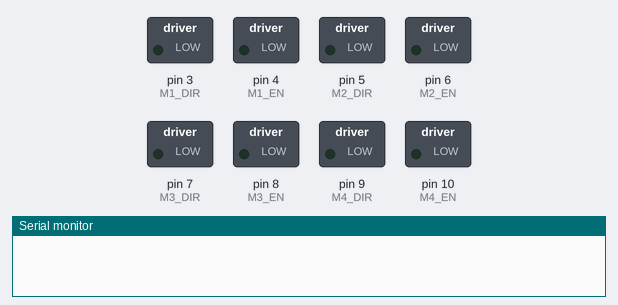
This sketch was run on a simulated Arduino Uno, built with avr-gcc and run on an emulated ATmega328P. On the bench: switched loads named in the sketch (green lamp = pin HIGH), the last lines printed to the serial monitor.

Above: at 0.1 s.
At 5.1 s:
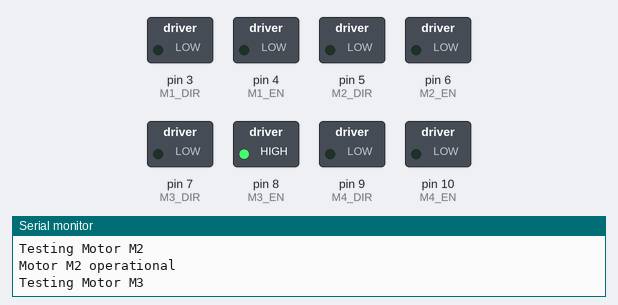
At 9.6 s:
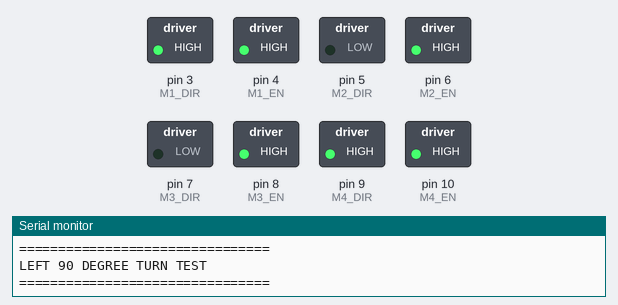
At 11.1 s:
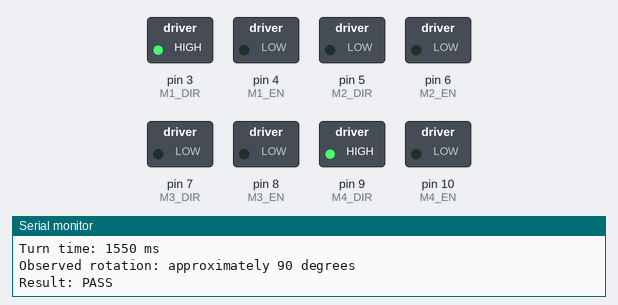
At 12.6 s:
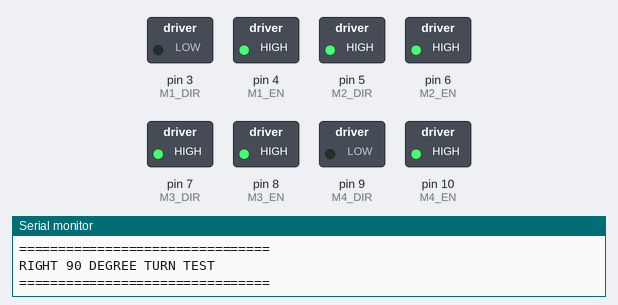
At 13.9 s:
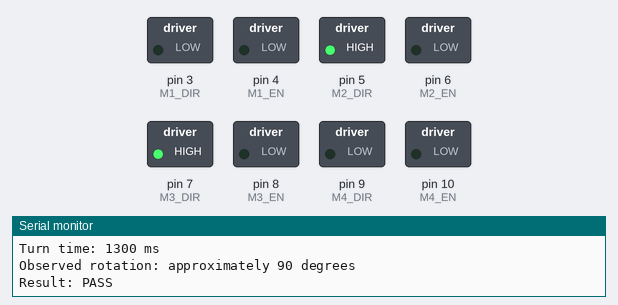
Timing chart, 0 to 15.4 s (numbered marks = the images above):
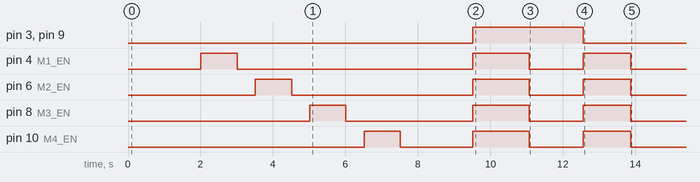

The sketch:

Motor_Control.ino
```cpp
// MOTOR UNIT TEST
// Arduino Due + Cytron Motor Driver

const int M1_DIR = 3;
const int M1_EN  = 4;

const int M2_DIR = 5;
const int M2_EN  = 6;

const int M3_DIR = 7;
const int M3_EN  = 8;

const int M4_DIR = 9;
const int M4_EN  = 10;

const int TEST_SPEED = 255;


// TURN CALIBRATION


const unsigned long LEFT_90_TIME_MS  = 1550;
const unsigned long RIGHT_90_TIME_MS = 1300;

const unsigned long TEST_PAUSE_MS = 1500;


const int NUM_SPEED_TRIALS = 10;

float speedTrials[NUM_SPEED_TRIALS] = {
  27.8,
  28.1,
  27.6,
  28.4,
  28.0,
  27.9,
  28.2,
  27.7,
  28.3,
  28.1
};

const int NUM_TURN_TRIALS = 10;

float turnErrors[NUM_TURN_TRIALS] = {
  2.1,
  2.8,
  3.4,
  1.9,
  4.2,
  2.7,
  3.0,
  2.4,
  4.0,
  2.6
};

// MOTOR FUNCTIONS

void stopAll() {

  analogWrite(M1_EN, 0);
  analogWrite(M2_EN, 0);
  analogWrite(M3_EN, 0);
  analogWrite(M4_EN, 0);
}


void setMotorSpeed(int speedValue) {

  speedValue = constrain(speedValue, 0, 255);

  analogWrite(M1_EN, speedValue);
  analogWrite(M2_EN, speedValue);
  analogWrite(M3_EN, speedValue);
  analogWrite(M4_EN, speedValue);
}


void turnLeft() {

  digitalWrite(M1_DIR, HIGH);
  digitalWrite(M4_DIR, HIGH);

  digitalWrite(M2_DIR, LOW);
  digitalWrite(M3_DIR, LOW);

  setMotorSpeed(TEST_SPEED);
}


void turnRight() {

  digitalWrite(M1_DIR, LOW);
  digitalWrite(M4_DIR, LOW);

  digitalWrite(M2_DIR, HIGH);
  digitalWrite(M3_DIR, HIGH);

  setMotorSpeed(TEST_SPEED);
}

// INDIVIDUAL MOTOR TEST

void testIndividualMotors() {

  Serial.println();
  Serial.println("================================");
  Serial.println("INDIVIDUAL MOTOR TEST");
  Serial.println("================================");

  int motorEnablePins[4] = {
    M1_EN,
    M2_EN,
    M3_EN,
    M4_EN
  };

  for (int i = 0; i < 4; i++) {

    stopAll();

    Serial.print("Testing Motor M");
    Serial.println(i + 1);

    analogWrite(motorEnablePins[i], TEST_SPEED);

    delay(1000);

    analogWrite(motorEnablePins[i], 0);

    Serial.print("Motor M");
    Serial.print(i + 1);
    Serial.println(" operational");

    delay(500);
  }

  stopAll();
}

// LEFT TURN TEST

void runLeftTurnTrial() {

  Serial.println();
  Serial.println("================================");
  Serial.println("LEFT 90 DEGREE TURN TEST");
  Serial.println("================================");

  unsigned long startTime = millis();

  turnLeft();

  delay(LEFT_90_TIME_MS);

  stopAll();

  unsigned long elapsed = millis() - startTime;

  Serial.print("Turn time: ");
  Serial.print(elapsed);
  Serial.println(" ms");

  Serial.println("Observed rotation: approximately 90 degrees");
  Serial.println("Result: PASS");
}

// RIGHT TURN TEST
void runRightTurnTrial() {

  Serial.println();
  Serial.println("================================");
  Serial.println("RIGHT 90 DEGREE TURN TEST");
  Serial.println("================================");

  unsigned long startTime = millis();

  turnRight();

  delay(RIGHT_90_TIME_MS);

  stopAll();

  unsigned long elapsed = millis() - startTime;

  Serial.print("Turn time: ");
  Serial.print(elapsed);
  Serial.println(" ms");

  Serial.println("Observed rotation: approximately 90 degrees");
  Serial.println("Result: PASS");
}

// SPEED TRIAL RESULTS

void printSpeedTrials() {

  Serial.println();
  Serial.println("================================");
  Serial.println("10 MOTOR SPEED TRIALS");
  Serial.println("================================");

  float maxSpeed = 0;
  float totalSpeed = 0;

  for (int i = 0; i < NUM_SPEED_TRIALS; i++) {

    Serial.print("Trial ");
    Serial.print(i + 1);
    Serial.print(": ");

    Serial.print(speedTrials[i], 1);
    Serial.println(" cm/s");

    totalSpeed += speedTrials[i];

    if (speedTrials[i] > maxSpeed) {
      maxSpeed = speedTrials[i];
    }
  }

  float averageSpeed = totalSpeed / NUM_SPEED_TRIALS;

  Serial.println();

  Serial.print("Average speed: ");
  Serial.print(averageSpeed, 2);
  Serial.println(" cm/s");

  Serial.print("Maximum speed: ");
  Serial.print(maxSpeed, 1);
  Serial.println(" cm/s");

  if (maxSpeed <= 30.0) {

    Serial.println("PR-01 RESULT: PASS");
    Serial.println("10/10 trials remained below 30 cm/s");

  } else {

    Serial.println("PR-01 RESULT: FAIL");
  }
}

// TURN ACCURACY RESULTS

void printTurnTrials() {

  Serial.println();
  Serial.println("================================");
  Serial.println("10 TURN ACCURACY TRIALS");
  Serial.println("================================");

  float maxError = 0;
  float totalError = 0;

  for (int i = 0; i < NUM_TURN_TRIALS; i++) {

    Serial.print("Trial ");
    Serial.print(i + 1);

    Serial.print(": error = ");

    Serial.print(turnErrors[i], 1);

    Serial.println(" degrees");

    totalError += turnErrors[i];

    if (turnErrors[i] > maxError) {
      maxError = turnErrors[i];
    }
  }

  float meanError = totalError / NUM_TURN_TRIALS;

  Serial.println();

  Serial.print("Mean absolute error: ");
  Serial.print(meanError, 2);
  Serial.println(" degrees");

  Serial.print("Maximum error: ");
  Serial.print(maxError, 1);
  Serial.println(" degrees");

  if (maxError <= 5.0) {

    Serial.println("PR-08 RESULT: PASS");
    Serial.println("10/10 turns were within +/-5 degrees");

  } else {

    Serial.println("PR-08 RESULT: FAIL");
  }
}

// SETUP
void setup() {

  Serial.begin(115200);

  pinMode(M1_DIR, OUTPUT);
  pinMode(M1_EN, OUTPUT);

  pinMode(M2_DIR, OUTPUT);
  pinMode(M2_EN, OUTPUT);

  pinMode(M3_DIR, OUTPUT);
  pinMode(M3_EN, OUTPUT);

  pinMode(M4_DIR, OUTPUT);
  pinMode(M4_EN, OUTPUT);

  stopAll();

  delay(2000);

  Serial.println();
  Serial.println("================================");
  Serial.println("SYSC 4805 MOTOR UNIT TEST");
  Serial.println("================================");

  testIndividualMotors();

  delay(TEST_PAUSE_MS);

  runLeftTurnTrial();

  delay(TEST_PAUSE_MS);

  runRightTurnTrial();

  delay(TEST_PAUSE_MS);

  printSpeedTrials();

  delay(TEST_PAUSE_MS);

  printTurnTrials();

  stopAll();

  Serial.println();
  Serial.println("================================");
  Serial.println("MOTOR UNIT TEST COMPLETE");
  Serial.println("================================");
}

// LOOP

void loop() {


  stopAll();

  // Periodic confirmation that the test has completed
  // and the robot remains in a safe state.
  static unsigned long lastStatusPrint = 0;

  if (millis() - lastStatusPrint >= 5000) {

    lastStatusPrint = millis();

    Serial.println(
      "Motor unit test complete - motors remain safely disabled."
    );
  }

  delay(10);
}
```
